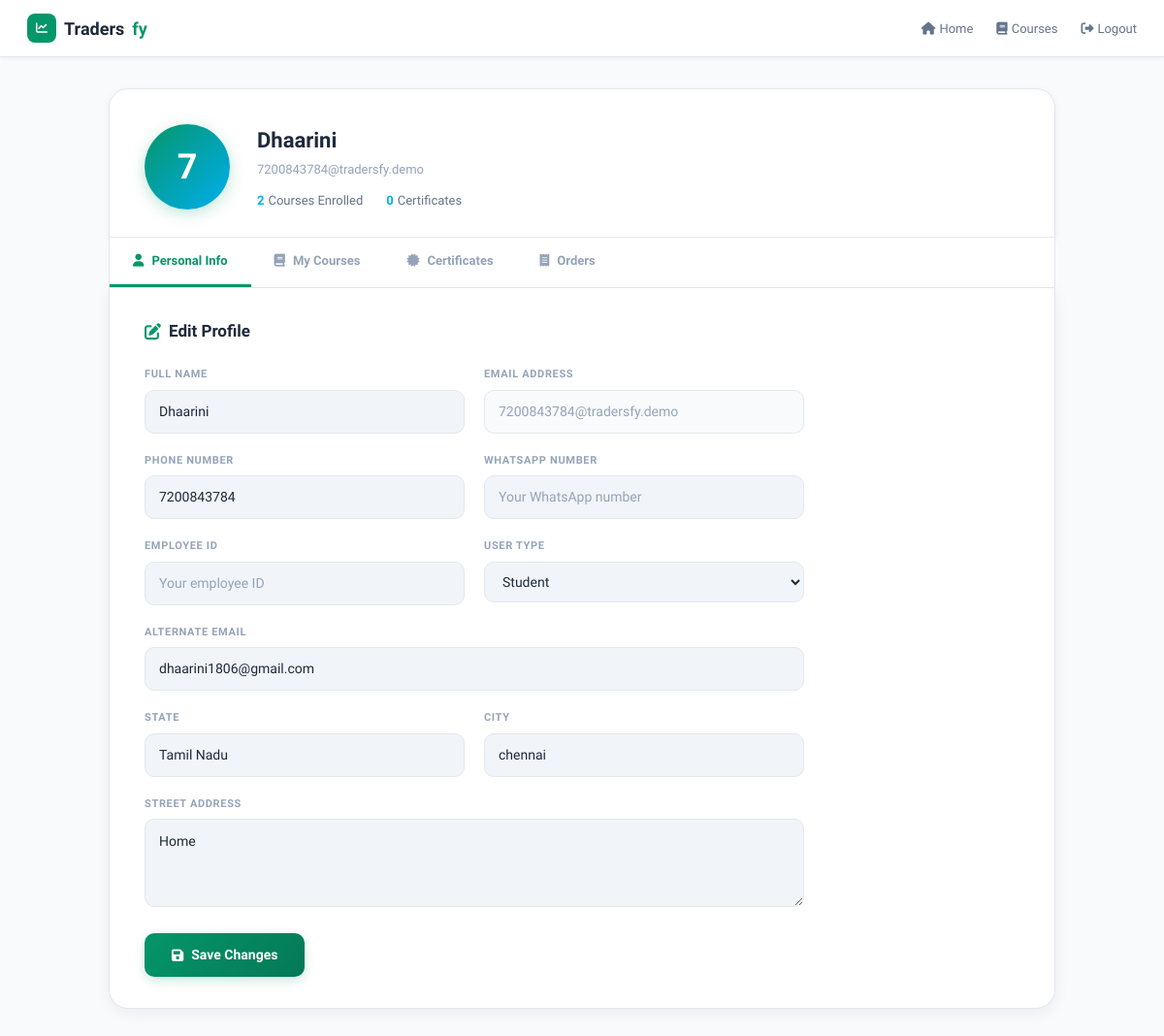
The app's page /profile/ (signed in) with its own data.
### core/models.py (models this page shows, shortened)
class Profile(models.Model):
    user = models.OneToOneField(User, on_delete=models.CASCADE, related_name='profile')
    full_name = models.CharField(max_length=255, blank=True, null=True)
    alt_email = models.EmailField(verbose_name="Alternate Email", blank=True, null=True)
    employee_id = models.CharField(verbose_name="Employee ID", max_length=50, blank=True, null=True)
    USER_TYPE_CHOICES = [
        ('student', 'Student'),
        ('professional', 'Professional'),
        ('instructor', 'Instructor'),
        ('other', 'Other'),
    ]
    user_type = models.CharField(max_length=20, choices=USER_TYPE_CHOICES, default='student')
    phone_number = models.CharField(verbose_name="Phone Number", max_length=20, blank=True, null=True)
    profile_picture_url = models.URLField(verbose_name="Profile Picture URL", blank=True, null=True)
    whatsapp_number = models.CharField(verbose_name="WhatsApp Number", max_length=20, blank=True, null=True)
    state = models.CharField(max_length=100, default="Tamil Nadu", blank=True)
    city = models.CharField(max_length=100, default="Chennai", blank=True)
    street_address = models.TextField(default="Address", blank=True)
    created_at = models.DateTimeField(default=timezone.now)
    updated_at = models.DateTimeField(auto_now=True)
    class Meta:
        verbose_name_plural = "Profiles"
        ordering = ['-created_at']

### core/views.py (the view, shortened to what this page needs)
# urls.py: path('profile/', profile_view, name='profile'),
@login_required
def profile_view(request):
    user_profile, _ = Profile.objects.get_or_create(user=request.user)
    enrolled_courses = CourseAccess.objects.filter(user=request.user).count()
    return render(request, 'core/profile.html', {
        'profile': user_profile,
        'enrolled_courses': enrolled_courses,
    })

### core/models.py (called while the page is built)
    def get_duration_display(self):
        if self.duration_hours and self.duration_minutes:
            return f"{self.duration_hours}h {self.duration_minutes}m"
        elif self.duration_hours:
            return f"{self.duration_hours}h"
        elif self.duration_minutes:
            return f"{self.duration_minutes}m"
        return "N/A"

### core/templates/core/profile.html (shortened to what this page needs)
<!DOCTYPE html>
<html lang="en">
<head>
    <script src="https://cdn.tailwindcss.com"></script>
    <link rel="stylesheet" href="https://cdnjs.cloudflare.com/ajax/libs/font-awesome/6.4.0/css/all.min.css">
</head>
<body>
    <div class="nav-bar">
        <div style="font-size:18px; font-weight:800; color:#1e293b; display:flex; align-items:center; gap:8px;">
            <div style="background:#059669; width:30px; height:30px; border-radius:8px; display:flex; align-items:center; justify-content:center;">
                <i class="fas fa-chart-line" style="color:#fff; font-size:12px;"></i>
            </div>
            Traders<span style="color:#059669;">fy</span>
        </div>
        <div class="nav-links">
            <a href="{% url 'home' %}"><i class="fas fa-home mr-1"></i>Home</a>
            <a href="{% url 'course_catalog' %}"><i class="fas fa-book mr-1"></i>Courses</a>
            <a href="{% url 'logout' %}"><i class="fas fa-sign-out-alt mr-1"></i>Logout</a>
        </div>
    </div>
    <div class="container">
        <div class="profile-header">
            <div class="profile-avatar">{{ user.username|first|upper }}</div>
            <div style="flex:1;">
                <div class="profile-name">{{ profile.full_name|default:user.username }}</div>
                <div class="profile-email">{{ user.email }}</div>
                <div class="profile-stats">
                    <div><span class="stat-val">{{ enrolled_courses }}</span><span class="stat-lbl">Courses Enrolled</span></div>
                    <div><span class="stat-val">{{ user.certificates.count }}</span><span class="stat-lbl">Certificates</span></div>
                </div>
            </div>
        </div>
        <div class="tabs-wrap">
            <div class="tabs">
                <button class="tab-btn active" onclick="switchTab(event,'personal')">
                    <i class="fas fa-user"></i> Personal Info
                </button>
                <button class="tab-btn" onclick="switchTab(event,'courses')">
                    <i class="fas fa-book"></i> My Courses
                </button>
                <button class="tab-btn" onclick="switchTab(event,'certificates')">
                    <i class="fas fa-certificate"></i> Certificates
                </button>
                <button class="tab-btn" onclick="switchTab(event,'orders')">
                    <i class="fas fa-receipt"></i> Orders
                </button>
            </div>
        </div>
        <div class="tabs-bottom">
            <div id="personal" class="tab-content active">
                <h3 style="font-size:17px; font-weight:800; color:#1e293b; margin-bottom:24px; display:flex; align-items:center; gap:8px;">
                    <i class="fas fa-edit" style="color:#059669;"></i> Edit Profile
                </h3>
                <form method="POST" style="max-width:680px;">
                    <div class="grid-2">
                        <div class="form-group">
                            <label class="form-label">Full Name</label>
                            <input type="text" name="full_name" value="{{ profile.full_name|default:'' }}" class="form-input" placeholder="Your full name">
                        </div>
                        <div class="form-group">
                            <label class="form-label">Email Address</label>
                            <input type="email" value="{{ user.email }}" class="form-input" disabled>
                        </div>
                    </div>
                    <div class="grid-2">
                        <div class="form-group">
                            <label class="form-label">Phone Number</label>
                            <input type="tel" name="phone_number" value="{{ profile.phone_number|default:'' }}" class="form-input" placeholder="Your phone number">
                        </div>
                        <div class="form-group">
                            <label class="form-label">WhatsApp Number</label>
                            <input type="tel" name="whatsapp_number" value="{{ profile.whatsapp_number|default:'' }}" class="form-input" placeholder="Your WhatsApp number">
                        </div>
                    </div>
                    <div class="grid-2">
                        <div class="form-group">
                            <label class="form-label">Employee ID</label>
                            <input type="text" name="employee_id" value="{{ profile.employee_id|default:'' }}" class="form-input" placeholder="Your employee ID">
                        </div>
                        <div class="form-group">
                            <label class="form-label">User Type</label>
                            <select name="user_type" class="form-input">
                                <option value="student"      {% if profile.user_type == 'student'      %}selected{% endif %}>Student</option>
                            </select>
                        </div>
                    </div>
                    <div class="form-group">
                        <label class="form-label">Alternate Email</label>
                        <input type="email" name="alt_email" value="{{ profile.alt_email|default:'' }}" class="form-input" placeholder="Alternate email address">
                    </div>
                    <div class="grid-2">
                        <div class="form-group">
                            <label class="form-label">State</label>
                            <input type="text" name="state" value="{{ profile.state|default:'' }}" class="form-input" placeholder="Your state">
                        </div>
                        <div class="form-group">
                            <label class="form-label">City</label>
                            <input type="text" name="city" value="{{ profile.city|default:'' }}" class="form-input" placeholder="Your city">
                        </div>
                    </div>
                    <div class="form-group">
                        <label class="form-label">Street Address</label>
                        <textarea name="street_address" class="form-input" rows="3" placeholder="Your street address">{{ profile.street_address|default:'' }}</textarea>
                    </div>
                    <button type="submit" class="btn-primary">
                        <i class="fas fa-save"></i> Save Changes
                    </button>
                </form>
            </div>
        </div>
    </div>
</body>
</html>

### core/templates/core/profile.html (style rules this page uses)
* { box-sizing: border-box; }
body { background-color: #f8fafc; color: #1e293b; font-family: 'Plus Jakarta Sans', sans-serif; margin: 0; }
.nav-bar { background: #ffffff; border-bottom: 1px solid #e2e8f0; padding: 14px 28px; display: flex; justify-content: space-between; align-items: center; position: sticky; top: 0; z-index: 100; box-shadow: 0 1px 4px rgba(15,23,42,.05); }
.nav-links a { color: #64748b; text-decoration: none; font-size: 13px; font-weight: 500; margin-left: 20px; transition: color 0.15s; }
.container { max-width: 1000px; margin: 0 auto; padding: 32px 24px; }
.profile-header { background: #ffffff; border: 1px solid #e2e8f0; border-radius: 20px 20px 0 0; padding: 36px 36px 28px; display: flex; align-items: center; gap: 28px; box-shadow: 0 2px 8px rgba(15,23,42,.05); }
.profile-avatar { width: 88px; height: 88px; background: linear-gradient(135deg, #059669 0%, #00AEEF 100%); border-radius: 50%; display: flex; align-items: center; justify-content: center; font-size: 36px; font-weight: 800; color: #ffffff; flex-shrink: 0; box-shadow: 0 4px 16px rgba(5,150,105,0.25); }
.profile-name { font-size: 22px; font-weight: 800; color: #1e293b; }
.profile-email { color: #94a3b8; margin-top: 4px; font-size: 13px; }
.profile-stats { margin-top: 12px; display: flex; gap: 24px; font-size: 13px; }
.profile-stats .stat-val { font-weight: 800; color: #00AEEF; }
.profile-stats .stat-lbl { color: #64748b; margin-left: 4px; }
.tabs-wrap { background: #ffffff; border: 1px solid #e2e8f0; border-top: none; border-bottom: none; }
.tabs { display: flex; border-bottom: 1px solid #e2e8f0; overflow-x: auto; }
.tab-btn { padding: 14px 24px; background: transparent; border: none; color: #94a3b8; cursor: pointer; font-weight: 600; font-size: 13px; font-family: inherit; transition: all 0.2s; border-bottom: 3px solid transparent; white-space: nowrap; display: flex; align-items: center; gap: 8px; }
.tab-btn.active { color: #059669; border-bottom-color: #059669; }
.tab-content { display: none; padding: 32px 36px; }
.tab-content.active { display: block; }
.form-label { display: block; font-size: 11px; font-weight: 700; text-transform: uppercase; letter-spacing: 0.06em; color: #94a3b8; margin-bottom: 7px; }
.form-input { width: 100%; background: #f1f5f9; border: 1px solid #e2e8f0; border-radius: 10px; padding: 11px 14px; color: #1e293b; font-size: 14px; font-family: inherit; transition: all 0.15s; }
.form-input::placeholder { color: #94a3b8; }
.form-input:disabled { background: #f8fafc; color: #94a3b8; cursor: not-allowed; }
select.form-input option { background: #ffffff; color: #1e293b; }
textarea.form-input { resize: vertical; line-height: 1.6; }
.grid-2 { display: grid; grid-template-columns: 1fr 1fr; gap: 20px; }
.form-group { margin-bottom: 20px; }
.btn-primary { background: linear-gradient(135deg, #059669 0%, #047857 100%); color: #ffffff; padding: 12px 28px; border-radius: 10px; font-weight: 700; font-size: 14px; border: none; cursor: pointer; transition: all 0.2s; font-family: inherit; display: inline-flex; align-items: center; gap: 8px; box-shadow: 0 4px 12px rgba(5,150,105,0.2); }
.tabs-bottom { background: #ffffff; border: 1px solid #e2e8f0; border-top: none; border-radius: 0 0 20px 20px; box-shadow: 0 4px 16px rgba(15,23,42,.06); overflow: hidden; }

### records on screen
Profile: full_name "Dhaarini", phone_number "7200843784", user_type "Student", alt_email "dhaarini1806@gmail.com", state "Tamil Nadu", city "chennai", street_address "Home"

### other values on screen
{{ user.username|first|upper }} "7"
{{ user.email }} "7200843784@tradersfy.demo"
{{ enrolled_courses }} "2"
{{ user.certificates.count }} "0"
